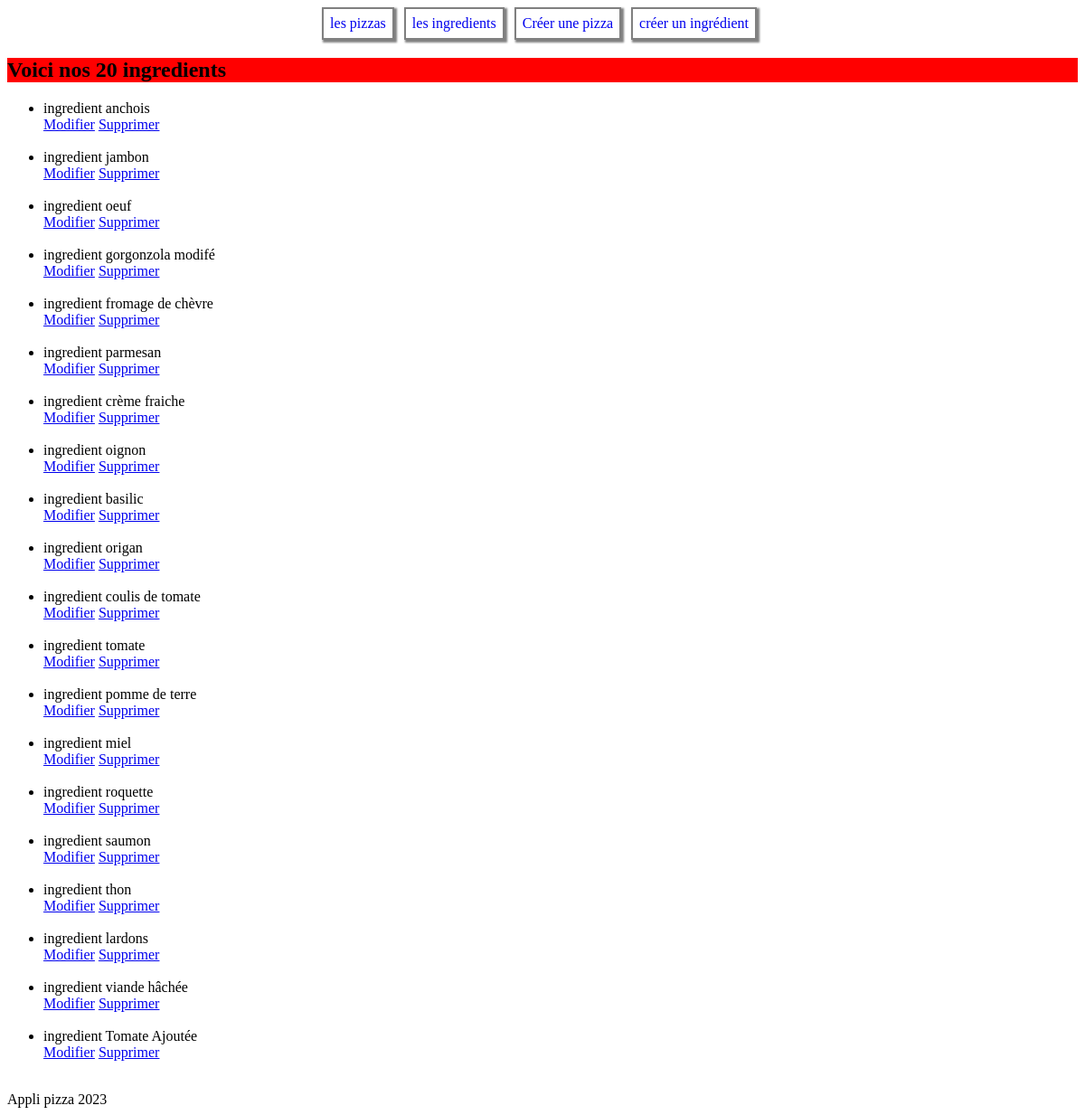
The page /ingredients/ on the database its author committed.
### applipizza/models.py (models this page shows)
class Ingredient(models.Model):
    idIngredient=models.AutoField(primary_key=True)
    nomIngredient=models.CharField(max_length=50, verbose_name='nom ingredient')
    def __str__(self)->str:
        return 'ingredient' + ' '+self.nomIngredient

### applipizza/views.py (the view)
# urls.py: path('ingredients/', views.ingredients),
def ingredients(request):
    lesIngredients=Ingredient.objects.all()
    return render(
        request,
        "applipizza/ingredients.html",
        {"ingredients":lesIngredients}
        )

### applipizza/templates/applipizza/ingredients.html (shortened to what this page needs)
<!Doctype html>
<html lang="fr">
  <head>
  </head>
  <body>
	 <main>
	    {% extends 'applipizza/base.html' %}
		{% block content %}
		<h2> Voici nos {{ingredients|length}} ingredients </h2>
		<ul>
			{% for ing in ingredients %}
			<li>  {{ing}}</li>
			<a  href="/ingredients/{{ing.idIngredient}}/update/">Modifier</a>
			<a  href="/ingredients/{{ing.idIngredient}}/delete/">Supprimer</a><br/><br/>
			{% endfor %}
		</ul>
		{% endblock %}

### applipizza/templates/applipizza/base.html (shortened to what this page needs)
{% load static %}
<!Doctype html>
<html lang="fr">
  <head>
	<link rel="stylesheet"  href="{% static 'applipizza/css/styles.css'%}" >
  </head>
  <body>
     <header>
	     <nav>
		   <div> <a href="/pizzas/"> les pizzas </a> </div>
		   <div> <a href="/ingredients/"> les ingredients  </a> </div>
		   <div> <a href="/pizzas/add/"> Créer une pizza </a> </div>
		   <div> <a href="/ingredients/add/"> créer un ingrédient  </a> </div>
	     </nav>
	 </header>
	 <main>
		{% block content %}    {% endblock %}
	 </main>
	 <footer>
	 Appli pizza 2023
	 </footer>
  </body>
 </html>

### applipizza/static/applipizza/css/styles.css (style rules this page uses)
h2 { background-color:red; }
nav div { display: inline-block; border:2px solid grey; box-shadow: 2px 2px 2px 1px grey; margin-right:7px; padding:7px; }
nav { text-align:center; }
nav div a { text-decoration:none; color: }

### rows shown on the page
Ingredient: nomIngredient "ingredient anchois"
Ingredient: nomIngredient "ingredient jambon"
Ingredient: nomIngredient "ingredient oeuf"
Ingredient: nomIngredient "ingredient gorgonzola modifé"
Ingredient: nomIngredient "ingredient fromage de chèvre"
Ingredient: nomIngredient "ingredient parmesan"
Ingredient: nomIngredient "ingredient crème fraiche"
Ingredient: nomIngredient "ingredient oignon"
Ingredient: nomIngredient "ingredient basilic"
Ingredient: nomIngredient "ingredient origan"
Ingredient: nomIngredient "ingredient coulis de tomate"
Ingredient: nomIngredient "ingredient tomate"
Ingredient: nomIngredient "ingredient pomme de terre"
Ingredient: nomIngredient "ingredient miel"
Ingredient: nomIngredient "ingredient roquette"
Ingredient: nomIngredient "ingredient saumon"
Ingredient: nomIngredient "ingredient thon"
Ingredient: nomIngredient "ingredient lardons"
Ingredient: nomIngredient "ingredient viande hâchée"
Ingredient: nomIngredient "ingredient Tomate Ajoutée"

### other values the page prints
{{ ingredients|length }} "20"
